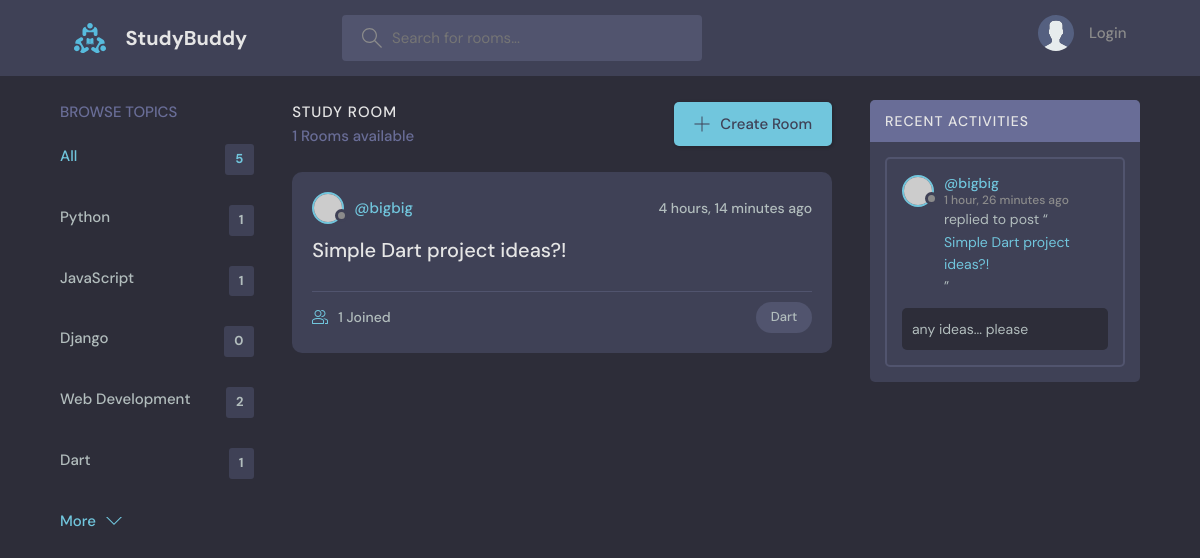
The app's page /?q=Dart with its own data.
### base/models.py (models this page shows, shortened)
class Topic(models.Model):
    name = models.CharField(max_length=200)

class Room(models.Model):
    host = models.ForeignKey(User, on_delete=models.SET_NULL, null=True)
    topic = models.ForeignKey(Topic, on_delete=models.SET_NULL, null=True)
    name = models.CharField(max_length=200)
    description = models.TextField(null=True, blank=True)
    participants = models.ManyToManyField(User, related_name='participants', blank=True)
    updated = models.DateTimeField(auto_now=True)
    created = models.DateTimeField(auto_now_add=True)
    class Meta:
        ordering = ['-updated', '-created']
    def __str__(self):
        return self.name

class Message(models.Model):
    user = models.ForeignKey(User, on_delete=models.CASCADE)
    room = models.ForeignKey(Room, on_delete=models.CASCADE)
    body = models.TextField()
    updated = models.DateTimeField(auto_now=True)
    created = models.DateTimeField(auto_now_add=True)
    class Meta:
        ordering = ['-updated', '-created']

### base/views.py (the view)
# urls.py: path('', views.home, name="home"),
def home(request):
    q = request.GET.get('q') if request.GET.get('q') != None else ''
    rooms = Room.objects.filter(
        Q(topic__name__icontains=q) |
        Q(name__icontains=q) |
        Q(description__icontains=q)
    )
    topics = Topic.objects.all()
    room_count = rooms.count()
    room_messages = Message.objects.filter(Q(room__topic__name__icontains=q))
    context = {'rooms': rooms, 'topics': topics, 'room_count':room_count, 'room_messages':room_messages}
    return render(request, 'base/home.html', context)

### base/templates/base/home.html (shortened to what this page needs)
{% extends 'main.html' %}
{% block content %}
  <main class="layout layout--3">
    <div class="container">
      {% include 'base/topics_component.html' %}
      <div class="roomList">
        <div class="roomList__header">
          <div>
            <h2>Study Room</h2>
            <p>{{room_count}} Rooms available</p>
          </div>
          <a class="btn btn--main" href="{% url 'create-room' %}">
            <svg version="1.1" xmlns="http://www.w3.org/2000/svg" width="32" height="32" viewBox="0 0 32 32">
              <title>add</title>
              <path
                d="M16.943 0.943h-1.885v14.115h-14.115v1.885h14.115v14.115h1.885v-14.115h14.115v-1.885h-14.115v-14.115z"
              ></path>
            </svg>
            Create Room
          </a>
        </div>
        {% include 'base/feed_component.html' %}
      </div>
      {% include 'base/activity_component.html' %}
    </div>
  </main>
{% endblock %}

### base/templates/base/topics_component.html
<div class="topics">
    <div class="topics__header">
      <h2>Browse Topics</h2>
    </div>
    <ul class="topics__list">
      <li>
        <a href="{% url 'home' %}" class="active">All <span>{{topics.count}}</span></a>
      </li>
      {% for topic in topics %}
      <li>
        <a href="{% url 'home'%}?q={{topic.name}}">{{topic.name}} <span>{{topic.room_set.all.count}}</span></a>
      </li>
      {% endfor %}
    </ul>
    <a class="btn btn--link" href="topics.html">
      More
      <svg version="1.1" xmlns="http://www.w3.org/2000/svg" width="32" height="32" viewBox="0 0 32 32">
        <title>chevron-down</title>
        <path d="M16 21l-13-13h-3l16 16 16-16h-3l-13 13z"></path>
      </svg>
    </a>
  </div>

### base/templates/base/feed_component.html (shortened to what this page needs)
{% for room in rooms %}
<div class="roomListRoom">
    <div class="roomListRoom__header">
      <a href="{% url 'user-profile' room.host.id %}" class="roomListRoom__author">
        <div class="avatar avatar--small">
          <img src="https://randomuser.me/api/portraits/women/11.jpg" />
        </div>
        <span>@{{room.host.username}}</span>
      </a>
      <div class="roomListRoom__actions">
        <span>{{room.created | timesince}} ago</span>
      </div>
    </div>
    <div class="roomListRoom__content">
      <a href="{% url 'room' room.id %}">{{room.name}}</a>
    </div>
    <div class="roomListRoom__meta">
      <a href="{% url 'room' room.id %}" class="roomListRoom__joined">
        {{room.participants.all.count}} Joined
      </a>
      <p class="roomListRoom__topic">{{room.topic.name}}</p>
    </div>
</div>
{% endfor %}

### base/templates/base/activity_component.html (shortened to what this page needs)
<div class="activities">
    <div class="activities__header">
      <h2>Recent Activities</h2>
    </div>
    {% for message in room_messages %}
    <div class="activities__box">
      <div class="activities__boxHeader roomListRoom__header">
        <a href="{% url 'user-profile' message.user.id %}" class="roomListRoom__author">
          <div class="avatar avatar--small">
            <img src="https://randomuser.me/api/portraits/women/11.jpg" />
          </div>
          <p>
            @{{message.user}}
            <span>{{message.created|timesince}} ago</span>
          </p>
        </a>
      </div>
      <div class="activities__boxContent">
        <p>replied to post “<a href="{% url 'room' message.room.id %}">{{message.room}}</a>”</p>
        <div class="activities__boxRoomContent">
          {{message.body}}
        </div>
      </div>
    </div>
    {% endfor %}
</div>

### records on screen
Topic: name "Python", room_set.all.count "1"
Topic: name "JavaScript", room_set.all.count "1"
Topic: name "Django", room_set.all.count "0"
Topic: name "Web Development", room_set.all.count "2"
Topic: name "Dart", room_set.all.count "1"
Room: host.username "bigbig", created "4 hours, 14 minutes", name "Simple Dart project ideas?!", participants.all.count "1", topic.name "Dart"
Message: user "bigbig", created "1 hour, 26 minutes", room "Simple Dart project ideas?!", body "any ideas... please"

### other values on screen
{{ topics.count }} "5"
{{ room_count }} "1"
